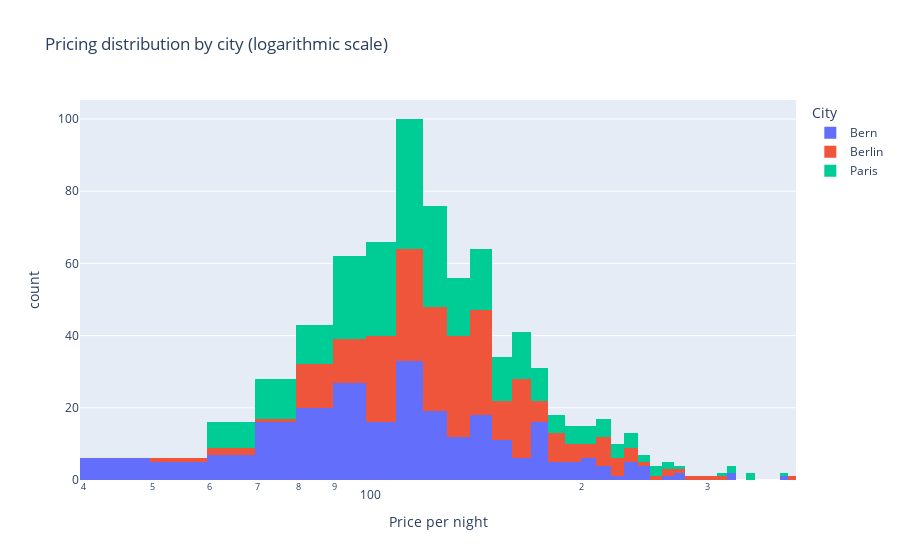

The notebook cell this image was saved under:
### Markdown cell above
### <a id='toc8_4_5_'></a>[Pricing distribution by city (logaritmic scale)](#toc0_)

### Code cell
pricing_distribution_log = px.histogram(
    airbnb_data,
    x="price_per_night",
    log_x=True,
    color="city",
    title="Pricing distribution by city (logarithmic scale)",
    labels={"price_per_night": "Price per night", "city": "City"},
    nbins=100,
)

pricing_distribution_log.write_html(FIG_DIR / "pricing_distribution_log.html")
pricing_distribution_log.write_image(FIG_DIR / "pricing_distribution_log.png")

pricing_distribution_log.show()

### Figure 1 — Plotly figure (JSON) as saved in the notebook; plotly's stock layout.template omitted (floating-point values rounded to 4 significant figures; data arrays with more than 128 entries replaced by an {"elided": "..."} marker saying what was removed)
{"data": [{"alignmentgroup": "True", "bingroup": "x", "hovertemplate": "City=Bern<br>Price per night=%{x}<br>count=%{y}<extra></extra>", "legendgroup": "Bern", "marker": {"color": "#636efa", "pattern": {"shape": ""}}, "name": "Bern", "nbinsx": 100, "offsetgroup": "Bern", "orientation": "v", "showlegend": true, "type": "histogram", "x": {"elided": "250 int values"}, "xaxis": "x", "yaxis": "y"}, {"alignmentgroup": "True", "bingroup": "x", "hovertemplate": "City=Berlin<br>Price per night=%{x}<br>count=%{y}<extra></extra>", "legendgroup": "Berlin", "marker": {"color": "#EF553B", "pattern": {"shape": ""}}, "name": "Berlin", "nbinsx": 100, "offsetgroup": "Berlin", "orientation": "v", "showlegend": true, "type": "histogram", "x": {"elided": "252 int values"}, "xaxis": "x", "yaxis": "y"}, {"alignmentgroup": "True", "bingroup": "x", "hovertemplate": "City=Paris<br>Price per night=%{x}<br>count=%{y}<extra></extra>", "legendgroup": "Paris", "marker": {"color": "#00cc96", "pattern": {"shape": ""}}, "name": "Paris", "nbinsx": 100, "offsetgroup": "Paris", "orientation": "v", "showlegend": true, "type": "histogram", "x": {"elided": "251 int values"}, "xaxis": "x", "yaxis": "y"}], "layout": {"barmode": "relative", "legend": {"title": {"text": "City"}, "tracegroupgap": 0}, "title": {"text": "Pricing distribution by city (logarithmic scale)"}, "xaxis": {"anchor": "y", "domain": [0, 1], "title": {"text": "Price per night"}, "type": "log"}, "yaxis": {"anchor": "x", "domain": [0, 1], "title": {"text": "count"}}}}
